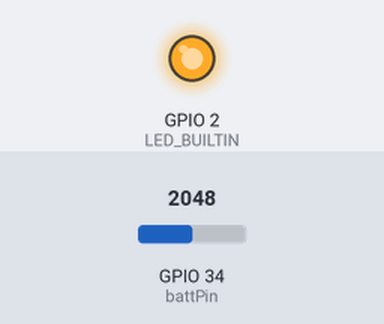
This program was run on a simulated ESP32. Parts: output pins drawn as LEDs (lit = HIGH). Dashed ring = blinking. The test bench sets the inputs (shaded band); at power-on: GPIO 34 (battPin) = 2048. USB keyboard and mouse output is not drawn.

Above: at 1.2 s.
1.3 s: GPIO 34 (battPin) set to 1803
3.7 s: GPIO 34 (battPin) set to 1719
At 6.3 s:
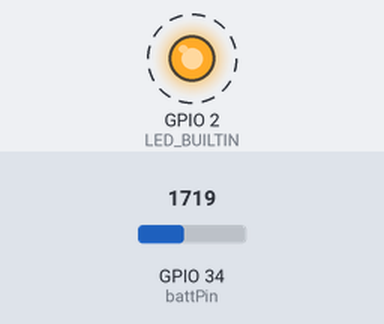
6.7 s: GPIO 34 (battPin) set to 2047
At 7.7 s:
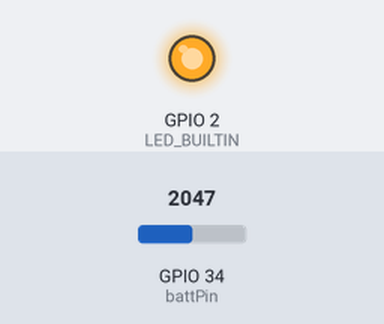
8.2 s: GPIO 34 (battPin) set to 1228
At 10.0 s:
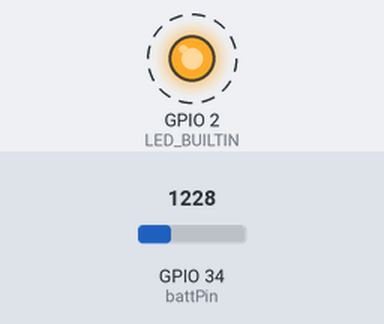
Timing chart, 0 to 12.2 s (numbered marks = the images above; inputs shaded):
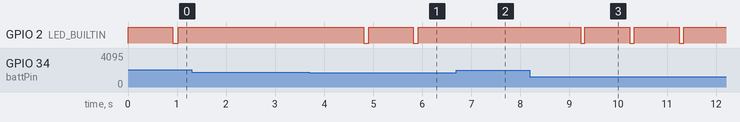

The program:

main.cpp
```cpp
/*******************************************************************
 *  A simple Macro keyboard built with an ESP32 and a
 *  4*4 Button Matrix.
 *
 *  I use a TinyPICO ESP32 for this project, but you could
 *  use any ESP32, just adjust the row and col pins if
 *  required.
 *
 *  Parts:
 *  TinyPICO ESP32 - https://www.tinypico.com/
 *  4*4 Keypad Button Matrix* - http://s.click.aliexpress.com/e/CqnjTgGg
 *
 *  * = Affilate
 *
 *  If you find what I do useful and would like to support me,
 *  please consider becoming a sponsor on Github
 *  https://github.com/sponsors/witnessmenow/
 *
 *  Written by Brian Lough
 *  YouTube: https://www.youtube.com/brianlough
 *  Tindie: https://www.tindie.com/stores/brianlough/
 *  Twitter: https://twitter.com/witnessmenow
 *******************************************************************/
#include <Arduino.h>

// OFF is LOW for DOIT board, HIGH for LOLIN32, opposite for ON
#define OFF HIGH
#define ON LOW

#include <BleKeyboard.h>
#include <Keypad.h>

const byte BLE_DELAY = 10;  // Delay to prevent BT congestion

const byte battPin = 34;    // 1/2 the battery voltage read on this pin

// Could do this without the keypad library fairly simply but this allows easy expansion
const byte ROWS = 1; // Just the one row
const byte COLS = 2; // Two columns

// the library will return the character inside this array
// when the appropriate button is pressed.
char keys[ROWS][COLS] = {
//  {'1', '2', '3', '4'}
  {'1', '2'}
};

// Looking at the keypad from the front, the row pins are on the left.

byte rowPins[ROWS] = {4};      // Connect to the row pinouts of the keypad
byte colPins[COLS] = {16, 17}; // Connect to the column pinouts of the keypad

Keypad keypad = Keypad( makeKeymap(keys), rowPins, colPins, ROWS, COLS );

// First param is name, second is manufacturer, third is initial battery level
BleKeyboard bleKeyboard("BTPageTurner", "SteveRussell", 100);

void ledState(byte state) {
  digitalWrite(LED_BUILTIN, state);
}

void setup() {
  // Serial.begin(115200);
  pinMode(LED_BUILTIN, OUTPUT);
  ledState(ON);   // turn the LED on to show looking for a BT connection
  bleKeyboard.begin();
}

bool isBatteryLow() {
  const byte SAMPLE_COUNT = 16;
  const int HI_VOLTAGE = 2200;    // About 3.7V
  const int LOW_VOLTAGE = 1750;   // About 3.0V

  static int samples[SAMPLE_COUNT];
  static byte ptr = 0;
  static unsigned long updateTimer = 0;

  int batteryAvg = 0;

  // Get a reading from the ADC
  samples[ptr++] = analogRead(battPin);
  ptr &= 0x0F;

  // Average the collected samples
  for (byte i = 0; i < SAMPLE_COUNT; i++){
    batteryAvg += samples[i];
  }
  batteryAvg += SAMPLE_COUNT / 2;  // Make sure we round correctly
  batteryAvg /= SAMPLE_COUNT;
  // Serial.printf("Battery: %d\n", batteryAvg);

  if (millis() - updateTimer > 1000) {
    bleKeyboard.setBatteryLevel(batteryAvg >= HI_VOLTAGE ? 100 : 10 + 90 * (batteryAvg - LOW_VOLTAGE) / (HI_VOLTAGE - LOW_VOLTAGE));
    delay(BLE_DELAY);
    // Serial.printf("Battery: %d%%\n", 10 + 90 * (batteryAvg - LOW_VOLTAGE) / (HI_VOLTAGE - LOW_VOLTAGE));
    updateTimer = millis();
  }

  return batteryAvg <= LOW_VOLTAGE ? true : false;
}

void loop() {
  static unsigned long flashTimer = 0;

  unsigned long current;
  bool flashLed = false;

  current = millis();
  if (isBatteryLow()){
    if(current - flashTimer > 1000)
      flashTimer = millis();
  }
  else { // Force any current flash off if battery recovers
    flashTimer = 0;
  }

  flashLed = (current - flashTimer >= 900) && (current - flashTimer <= 1000) ? true : false;
  if (bleKeyboard.isConnected()) {
    char key = keypad.getKey();
    // Turn the LED off to show we have a BT connection - brief flash on if battery low
    ledState(flashLed ? ON : OFF);
    // Serial.println(key);
    switch (key) {
      case '1':
        bleKeyboard.press(KEY_DOWN_ARROW);  // Left pedal
        break;
      case '2':
        bleKeyboard.press(KEY_UP_ARROW);    // Right pedal
        break;
      case NO_KEY:
      default:
        break;
    }

    delay(BLE_DELAY);
    bleKeyboard.releaseAll(); // Release the keys
    delay(BLE_DELAY);
  }
  else{
    // Turn the LED on to show we're looking for a BT connection - brief flash off if battery low
    ledState(flashLed ? OFF : ON);
  }
}
```

Measured:
- the behaviour switches between 1751 and 1750 on GPIO 34 (battPin) (found by bisection; images 0 and 1)
- after the input at 1.3 s, every drawn part: stays the same
- after the input at 3.7 s, GPIO 2 (LED_BUILTIN): alternates HIGH for 0.90 s and LOW for 0.10 s, starting after 1.1 s
- after the input at 6.7 s, GPIO 2 (LED_BUILTIN): stops changing and stays HIGH
- after the input at 8.2 s, GPIO 2 (LED_BUILTIN): alternates HIGH for 0.91 s and LOW for 0.09 s, starting after 1.0 s
